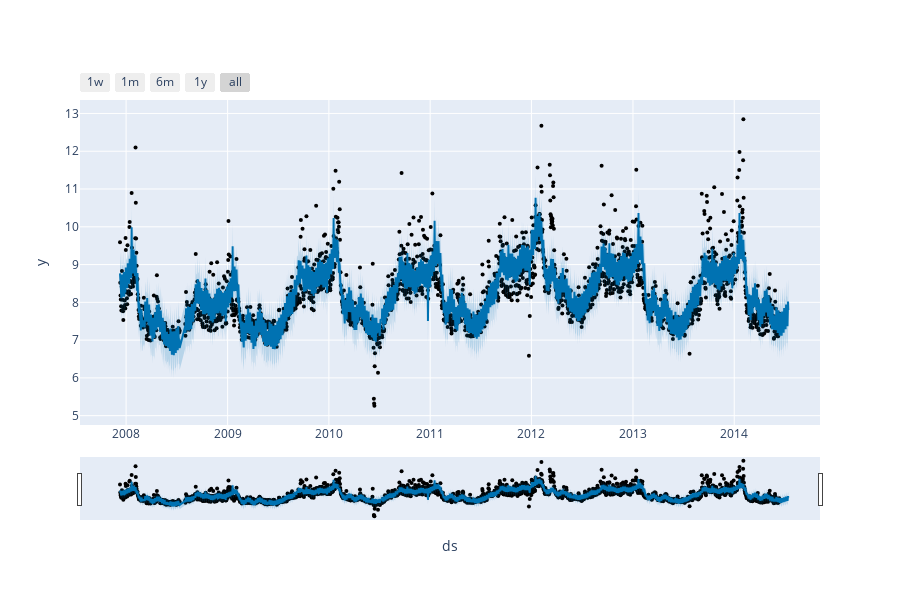

The notebook cell saved with this chart:
### Code cell
future = model.make_future_dataframe(periods=30, freq='D') #makefuture dataframe 30 days
forecast = model.predict(future)
plot_plotly(model, forecast)

### Figure 1 — Plotly figure (JSON) as saved in the notebook; plotly's stock layout.template omitted (floating-point values rounded to 4 significant figures; data arrays with more than 128 entries replaced by an {"elided": "..."} marker saying what was removed)
{"data": [{"marker": {"color": "black", "size": 4}, "mode": "markers", "name": "Actual", "type": "scatter", "x": {"elided": "2324 str values"}, "y": {"elided": "2324 float values"}}, {"hoverinfo": "skip", "line": {"width": 0}, "mode": "lines", "type": "scatter", "x": {"elided": "2354 str values"}, "y": {"elided": "2354 float values"}}, {"fill": "tonexty", "fillcolor": "rgba(0, 114, 178, 0.2)", "line": {"color": "#0072B2", "width": 2}, "mode": "lines", "name": "Predicted", "type": "scatter", "x": {"elided": "2354 str values"}, "y": {"elided": "2354 float values"}}, {"fill": "tonexty", "fillcolor": "rgba(0, 114, 178, 0.2)", "hoverinfo": "skip", "line": {"width": 0}, "mode": "lines", "type": "scatter", "x": {"elided": "2354 str values"}, "y": {"elided": "2354 float values"}}], "layout": {"height": 600, "showlegend": false, "width": 900, "xaxis": {"rangeselector": {"buttons": [{"count": 7, "label": "1w", "step": "day", "stepmode": "backward"}, {"count": 1, "label": "1m", "step": "month", "stepmode": "backward"}, {"count": 6, "label": "6m", "step": "month", "stepmode": "backward"}, {"count": 1, "label": "1y", "step": "year", "stepmode": "backward"}, {"step": "all"}]}, "rangeslider": {"visible": true}, "title": {"text": "ds"}, "type": "date"}, "yaxis": {"title": {"text": "y"}}}}
